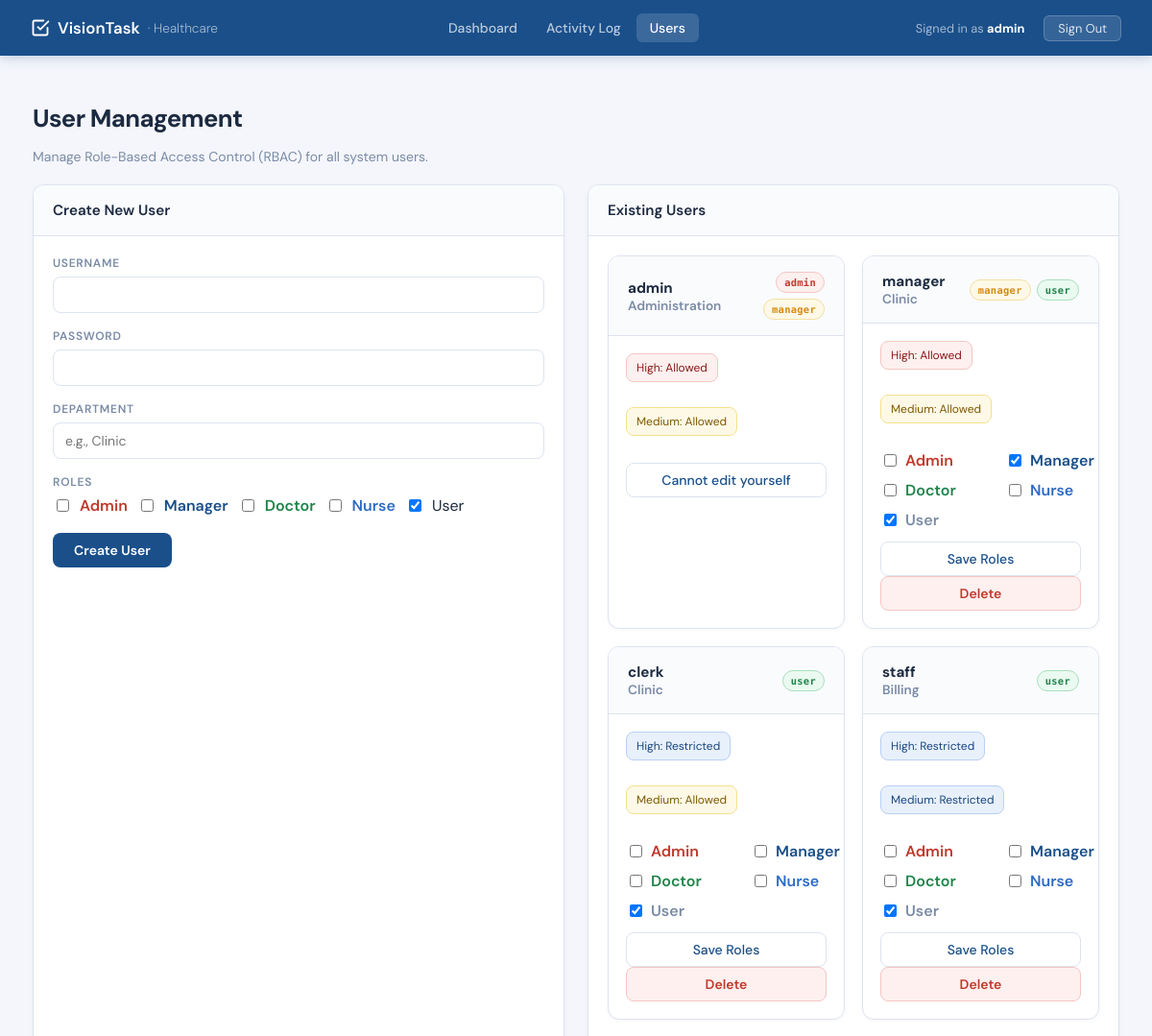
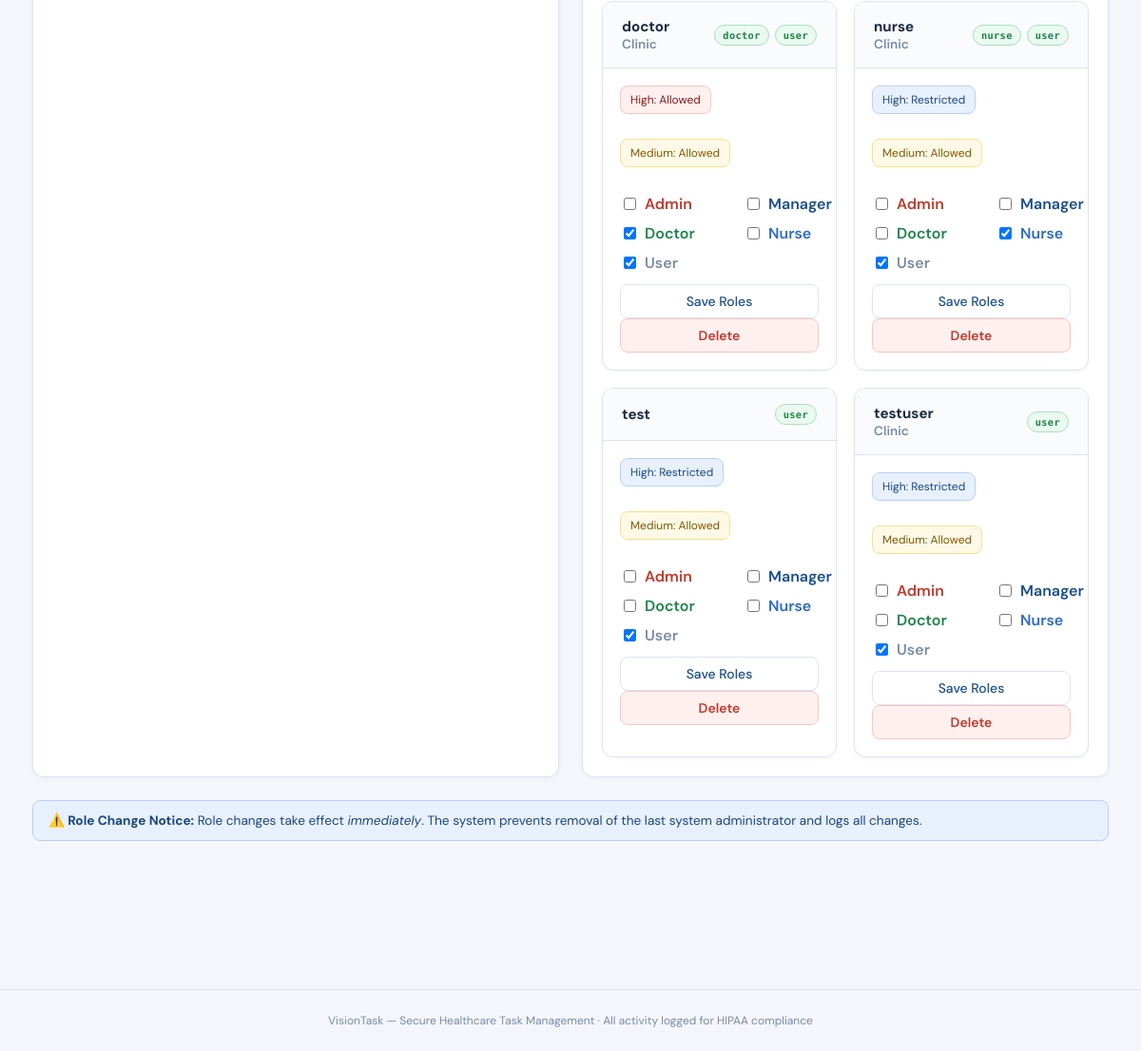
/users (signed in), run on the app's committed database (2 pictures, top to bottom).
### tables this page shows
CREATE TABLE users (
            username TEXT PRIMARY KEY,
            password_hash TEXT NOT NULL,
            roles TEXT NOT NULL,
            department TEXT,
            can_view_high_sensitivity INTEGER NOT NULL,
            can_view_medium_sensitivity INTEGER NOT NULL
        );

### vision_task/app (2).py (the view)
    @app.route("/users", methods=["GET"])
    def ui_users():
        redir = _require_login()
        if redir: return redir
        user = _get_session_user()
        if "admin" not in user.roles:
            return render_template("error.html", user=user,
                                   message="Only administrators can manage users."), 403
        return render_template("users.html", user=user, users=list_users(),
                               success_msg=request.args.get("success"),
                               error_msg=request.args.get("error"))

### vision_task/auth.py (called while the page is built)
def _ensure_demo_users():
    for u in DEMO_USERS:
        existing = db_get_user(u.username)
        if not existing:
            db_insert_user(u)

def list_users() -> list[User]:
    _ensure_demo_users()
    return db_list_users()

def get_user(username: str) -> User | None:
    _ensure_demo_users()
    return db_get_user(username)

### vision_task/db.py (called while the page is built)
def _get_db_path() -> str:
    return os.environ.get("VISION_TASK_DB") or "vision_task.db"

def _get_connection() -> sqlite3.Connection:
    conn = sqlite3.connect(_get_db_path(), detect_types=sqlite3.PARSE_DECLTYPES)
    conn.row_factory = sqlite3.Row
    return conn

def _row_to_user(row: sqlite3.Row) -> User:
    return User(
        username=row["username"],
        password_hash=row["password_hash"],
        roles=json.loads(row["roles"]),
        department=row["department"],
        can_view_high_sensitivity=bool(row["can_view_high_sensitivity"]),
        can_view_medium_sensitivity=bool(row["can_view_medium_sensitivity"]),
    )

def list_users() -> List[User]:
    conn = _get_connection()
    cur = conn.cursor()
    cur.execute("SELECT * FROM users")
    rows = cur.fetchall()
    conn.close()
    return [_row_to_user(r) for r in rows]

def get_user(username: str) -> Optional[User]:
    conn = _get_connection()
    cur = conn.cursor()
    cur.execute("SELECT * FROM users WHERE username = ?", (username,))
    row = cur.fetchone()
    conn.close()
    return _row_to_user(row) if row else None

### vision_task/templates/users.html (shortened to what this page needs)
{% extends "base.html" %}
{% block content %}
<h1 class="vt-page-title">User Management</h1>
<p class="vt-subtitle">Manage Role-Based Access Control (RBAC) for all system users.</p>
<div class="grid-2" style="gap:24px; margin-top:20px;">
    <div class="vt-card">
        <div class="vt-card-header">Create New User</div>
        <div style="padding:20px;">
            <form method="post" action="{{ url_for('ui_create_user') }}">
                <div style="margin-bottom:16px;">
                    <label class="vt-label">Username</label>
                    <input class="vt-input" name="username" required />
                </div>
                <div style="margin-bottom:16px;">
                    <label class="vt-label">Password</label>
                    <input class="vt-input" name="password" type="password" required />
                </div>
                <div style="margin-bottom:16px;">
                    <label class="vt-label">Department</label>
                    <input class="vt-input" name="department" placeholder="e.g., Clinic" />
                </div>
                <div style="margin-bottom:18px;">
                    <label class="vt-label">Roles</label>
                    <div style="display:flex;flex-wrap:wrap;gap:10px;">
                        <label style="display:flex;align-items:center;gap:8px;">
                            <input type="checkbox" name="roles" value="admin" />
                            <span style="font-weight:600;color:var(--high);">Admin</span>
                        </label>
                        <label style="display:flex;align-items:center;gap:8px;">
                            <input type="checkbox" name="roles" value="manager" />
                            <span style="font-weight:600;color:var(--brand);">Manager</span>
                        </label>
                        <label style="display:flex;align-items:center;gap:8px;">
                            <input type="checkbox" name="roles" value="doctor" />
                            <span style="font-weight:600;color:var(--low);">Doctor</span>
                        </label>
                        <label style="display:flex;align-items:center;gap:8px;">
                            <input type="checkbox" name="roles" value="nurse" />
                            <span style="font-weight:600;color:var(--brand-mid);">Nurse</span>
                        </label>
                        <label style="display:flex;align-items:center;gap:8px;">
                            <input type="checkbox" name="roles" value="user" checked />
                            <span>User</span>
                        </label>
                    </div>
                </div>
                <button class="btn-brand" type="submit">Create User</button>
            </form>
        </div>
    </div>
    <div class="vt-card">
        <div class="vt-card-header">Existing Users</div>
        <div style="padding:20px;">
            <div style="display:grid;grid-template-columns:repeat(auto-fit,minmax(240px,1fr));gap:18px;">
                {% for u in users %}
                <div class="vt-card" style="border:1px solid var(--border);">
                    <div class="vt-card-header" style="display:flex;justify-content:space-between;align-items:center;">
                        <div>
                            <strong>{{ u.username }}</strong>
                            {% if u.department %}
                            <div style="font-size:.85rem;color:var(--muted);">{{ u.department }}</div>
                            {% endif %}
                        </div>
                        <div style="display:flex;flex-wrap:wrap;gap:6px;justify-content:flex-end;">
                            {% for r in u.roles %}
                            <span class="sens-badge badge-{{ 'high' if r == 'admin' else 'medium' if r == 'manager' else 'low' }}" style="font-size:.65rem;padding:4px 8px;">
                                {{ r }}
                            </span>
                            {% endfor %}
                        </div>
                    </div>
                    <div style="padding:18px;">
                        <div style="display:flex;gap:10px;flex-wrap:wrap;margin-bottom:12px;">
                            <span class="vt-alert vt-alert-{{ 'danger' if u.can_view_high_sensitivity else 'info' }}" style="padding:6px 10px; font-size:.75rem;">
                                High: {% if u.can_view_high_sensitivity %}Allowed{% else %}Restricted{% endif %}
                            </span>
                            <span class="vt-alert vt-alert-{{ 'warn' if u.can_view_medium_sensitivity else 'info' }}" style="padding:6px 10px; font-size:.75rem;">
                                Medium: {% if u.can_view_medium_sensitivity %}Allowed{% else %}Restricted{% endif %}
                            </span>
                        </div>
                        {% if u.username != user.username %}
                        <form method="post" action="{{ url_for('ui_update_role', username=u.username) }}">
                            <div style="display:grid;grid-template-columns:repeat(2,minmax(120px,1fr));gap:10px;margin-bottom:12px;">
                                {% for role, label, color in [('admin','Admin','var(--high)'),('manager','Manager','var(--brand)'),('doctor','Doctor','var(--low)'),('nurse','Nurse','var(--brand-mid)'),('user','User','var(--muted)')] %}
                                <label style="display:flex;align-items:center;gap:6px;font-weight:600;color:{{ color }};">
                                    <input type="checkbox" name="roles" value="{{ role }}" {% if role in u.roles %}checked{% endif %} />
                                    {{ label }}
                                </label>
                                {% endfor %}
                            </div>
                            <div style="display:flex;gap:10px;flex-wrap:wrap;">
                                <button type="submit" class="btn-outline" style="flex:1;">Save Roles</button>
                            </div>
                        </form>
                        <form method="post" action="{{ url_for('ui_delete_user', username=u.username) }}" onsubmit="return confirm('Delete user {{ u.username }}? This cannot be undone.');">
                            <button type="submit" class="btn-danger-soft" style="width:100%;">Delete</button>
                        </form>
                        {% else %}
                        <div>
                            <button type="button" class="btn-outline" disabled style="width:100%;">Cannot edit yourself</button>
                        </div>
                        {% endif %}
                    </div>
                </div>
                {% endfor %}
            </div>
        </div>
    </div>
</div>
<div class="vt-alert vt-alert-info" style="margin-top:24px;">
    <strong>⚠️ Role Change Notice:</strong> Role changes take effect <em>immediately</em>. The system prevents removal of the last system administrator and logs all changes.
</div>
{% endblock %}

### vision_task/templates/base.html (shortened to what this page needs)
<!DOCTYPE html>
<html lang="en">
<head>
</head>
<body>
{% if session.get('username') %}
<nav class="vt-nav">
    <a class="vt-nav-brand" href="{{ url_for('ui_dashboard') }}">
        <svg width="20" height="20" viewBox="0 0 24 24" fill="none" stroke="currentColor" stroke-width="2.2" stroke-linecap="round" stroke-linejoin="round">
            <path d="M9 11l3 3L22 4"/><path d="M21 12v7a2 2 0 01-2 2H5a2 2 0 01-2-2V5a2 2 0 012-2h11"/>
        </svg>
        VisionTask <span>· Healthcare</span>
    </a>
    <div class="vt-nav-links">
        <a class="vt-nav-link {% if request.endpoint == 'ui_dashboard' %}active{% endif %}" href="{{ url_for('ui_dashboard') }}">Dashboard</a>
        <a class="vt-nav-link {% if request.endpoint == 'ui_activity_log' %}active{% endif %}" href="{{ url_for('ui_activity_log') }}">Activity Log</a>
        <a class="vt-nav-link {% if request.endpoint == 'ui_users' %}active{% endif %}" href="{{ url_for('ui_users') }}">Users</a>
    </div>
    <div style="display:flex;align-items:center;gap:12px;">
        <span class="vt-nav-user">Signed in as <strong>{{ session.get('username') }}</strong></span>
        <a class="btn-logout" href="{{ url_for('logout') }}">Sign Out</a>
    </div>
</nav>
{% endif %}
<main class="vt-main">{% block content %}{% endblock %}</main>
<div class="vt-footer">
    VisionTask — Secure Healthcare Task Management · All activity logged for HIPAA compliance
</div>
</body>
</html>

### vision_task/templates/base.html (style rules this page uses)
:root { --brand: #1a4f8a; --brand-light: #e8f0fb; --brand-mid: #2d6bc4; --high: #c0392b; --high-bg: #fdf0ef; --med: #d68910; --med-bg: #fef9e7; --low: #1e8449; --low-bg: #eafaf1; --surface: #f4f6fb; --border: #dde3f0; --text: #1c2a40; --muted: #7a8ba6; }
*, *::before, *::after { box-sizing: border-box; }
body { font-family: 'DM Sans', sans-serif; background: var(--surface); color: var(--text); min-height: 100vh; margin: 0; }
.vt-nav { background: var(--brand); padding: 0 2rem; height: 58px; display: flex; align-items: center; justify-content: space-between; box-shadow: 0 2px 12px rgba(26,79,138,.25); position: sticky; top: 0; z-index: 100; }
.vt-nav-brand { color: #fff; font-weight: 600; font-size: 1.05rem; text-decoration: none; display: flex; align-items: center; gap: 8px; }
.vt-nav-brand span { opacity: .6; font-weight: 300; font-size: .85rem; }
.vt-nav-links { display: flex; align-items: center; gap: 2px; }
.vt-nav-link { color: rgba(255,255,255,.7); text-decoration: none; font-size: .875rem; font-weight: 500; padding: 6px 14px; border-radius: 6px; transition: all .15s; }
.vt-nav-link:hover, .vt-nav-link.active { background: rgba(255,255,255,.15); color: #fff; }
.vt-nav-user { color: rgba(255,255,255,.6); font-size: .8rem; margin-right: 8px; }
.vt-nav-user strong { color: #fff; }
.btn-logout { background: rgba(255,255,255,.12); color: rgba(255,255,255,.85); border: 1px solid rgba(255,255,255,.2); font-size: .8rem; padding: 4px 14px; border-radius: 6px; text-decoration: none; transition: background .15s; }
.vt-main { max-width: 1180px; margin: 0 auto; padding: 32px 24px 80px; }
.vt-card { background: #fff; border: 1px solid var(--border); border-radius: 12px; box-shadow: 0 1px 4px rgba(0,0,0,.04); overflow: hidden; }
.vt-card-header { padding: 16px 20px; border-bottom: 1px solid var(--border); font-weight: 600; font-size: .95rem; display: flex; align-items: center; gap: 8px; background: #fafbfd; }
.sens-badge { display: inline-flex; align-items: center; gap: 4px; padding: 3px 10px; border-radius: 20px; font-size: .72rem; font-weight: 700; font-family: 'DM Mono', monospace; letter-spacing: .03em; }
.badge-high { background: var(--high-bg); color: var(--high); border: 1px solid #f5c6c4; }
.badge-medium { background: var(--med-bg); color: var(--med); border: 1px solid #f5dfa3; }
.badge-low { background: var(--low-bg); color: var(--low); border: 1px solid #a9dfbf; }
.btn-brand { background: var(--brand); color: #fff; border: none; padding: 9px 22px; border-radius: 8px; font-weight: 600; font-size: .875rem; cursor: pointer; transition: background .15s; font-family: inherit; }
.btn-outline { background: #fff; color: var(--brand); border: 1px solid var(--border); padding: 8px 18px; border-radius: 8px; font-weight: 500; font-size: .875rem; text-decoration: none; transition: all .15s; font-family: inherit; cursor: pointer; }
.btn-danger-soft { background: var(--high-bg); color: var(--high); border: 1px solid #f5c6c4; padding: 8px 18px; border-radius: 8px; font-weight: 600; font-size: .875rem; cursor: pointer; font-family: inherit; transition: background .15s; }
.vt-input, .vt-select, .vt-textarea { border: 1px solid var(--border); border-radius: 8px; padding: 9px 12px; font-size: .875rem; font-family: inherit; width: 100%; background: #fff; color: var(--text); transition: border-color .15s, box-shadow .15s; }
.vt-label { font-size: .75rem; font-weight: 600; color: var(--muted); text-transform: uppercase; letter-spacing: .06em; margin-bottom: 6px; display: block; }
.vt-alert { padding: 12px 16px; border-radius: 8px; font-size: .85rem; border: 1px solid; margin-bottom: 16px; }
.vt-alert-info { background: var(--brand-light); border-color: #b8d0f5; color: #1a4780; }
.vt-alert-warn { background: var(--med-bg); border-color: #f5e18a; color: #7d5800; }
.vt-alert-danger { background: var(--high-bg); border-color: #f5c6c4; color: #8b1a1a; }
.vt-page-title { font-size: 1.6rem; font-weight: 700; letter-spacing: -.025em; margin-bottom: 4px; }
.vt-subtitle { color: var(--muted); font-size: .875rem; }
.vt-footer { text-align: center; color: var(--muted); font-size: .75rem; padding: 24px 0; border-top: 1px solid var(--border); margin-top: 60px; }
.grid-2 { display: grid; grid-template-columns: 1fr 1fr; gap: 16px; }

### data on the page
users: get "admin", username "admin", department "Administration", roles "admin" "manager", can_view_high_sensitivity "Allowed", can_view_medium_sensitivity "Allowed", shows "Cannot edit yourself"
users: username "manager", department "Clinic", roles "manager" "user", can_view_high_sensitivity "Allowed", can_view_medium_sensitivity "Allowed", label "Admin" "Manager" "Doctor" "Nurse" "User"
users: username "clerk", department "Clinic", roles "user", can_view_high_sensitivity "Restricted", can_view_medium_sensitivity "Allowed", label "Admin" "Manager" "Doctor" "Nurse" "User"
users: username "staff", department "Billing", roles "user", can_view_high_sensitivity "Restricted", can_view_medium_sensitivity "Restricted", label "Admin" "Manager" "Doctor" "Nurse" "User"
users: username "doctor", department "Clinic", roles "doctor" "user", can_view_high_sensitivity "Allowed", can_view_medium_sensitivity "Allowed", label "Admin" "Manager" "Doctor" "Nurse" "User"
users: username "nurse", department "Clinic", roles "nurse" "user", can_view_high_sensitivity "Restricted", can_view_medium_sensitivity "Allowed", label "Admin" "Manager" "Doctor" "Nurse" "User"
users: username "test", roles "user", can_view_high_sensitivity "Restricted", can_view_medium_sensitivity "Allowed", label "Admin" "Manager" "Doctor" "Nurse" "User"
users: username "testuser", department "Clinic", roles "user", can_view_high_sensitivity "Restricted", can_view_medium_sensitivity "Allowed", label "Admin" "Manager" "Doctor" "Nurse" "User"
